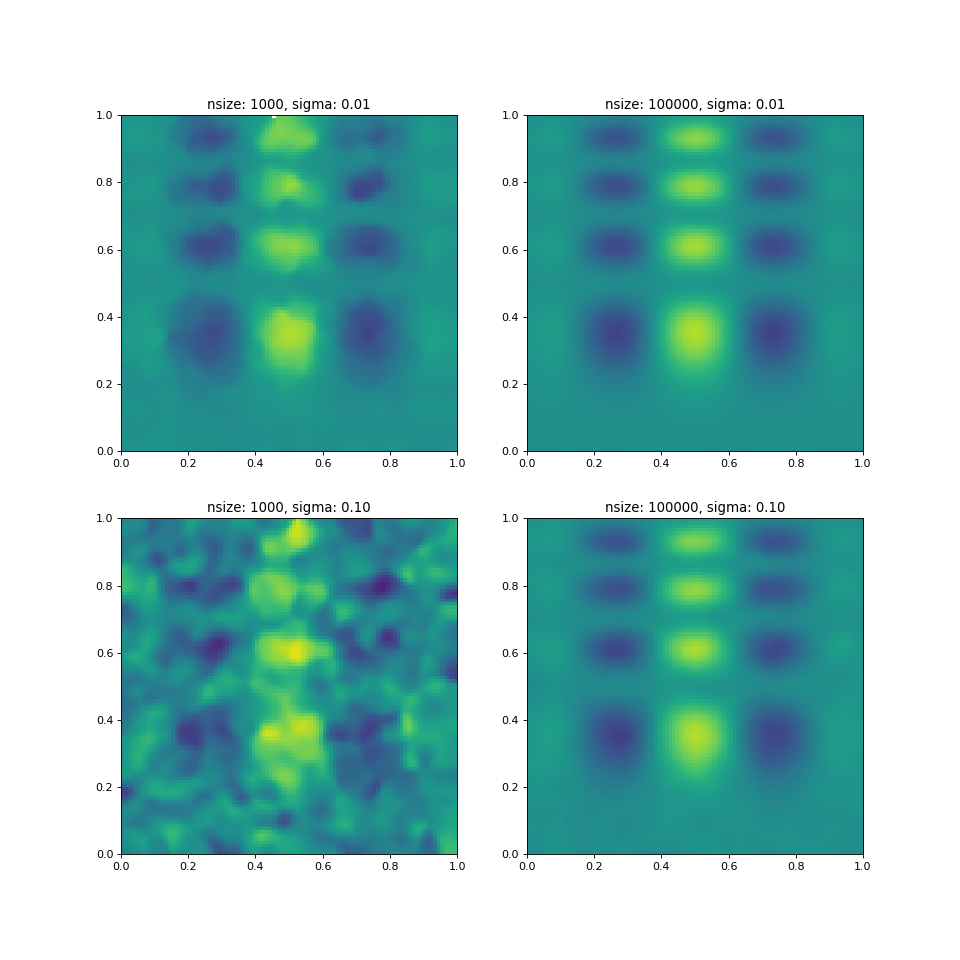

Python code for this plot:
import numpy as np
import matplotlib.pyplot as plt
import cygrid


def func(x, y):
    return x*(1-x)*np.cos(4*np.pi*x) * np.sin(4*np.pi*y**2)**2

grid_x, grid_y = np.meshgrid(
    np.linspace(0, 1, 100), np.linspace(0, 1, 100)
    )

fig, axes = plt.subplots(2, 2, figsize=(12, 12))
for ax, (sigma, nsize) in zip(axes.flatten(), [
        (0.01, 1000), (0.01, 100000), (0.1, 1000), (0.1, 100000)
        ]):

    points = np.random.rand(2, nsize)
    noise = np.random.normal(0, sigma, nsize)

    values = func(points[0], points[1]) + noise

    gridder = cygrid.SlGrid(grid_x.flatten(), grid_y.flatten())
    kernelsize_fwhm = 0.05
    kernelsize_sigma = kernelsize_fwhm / 2.355
    sphere_radius = 3. * kernelsize_sigma

    gridder.set_kernel(
        'gauss1d',
        (kernelsize_sigma,),
        sphere_radius,
        kernelsize_sigma / 2.
        )
    gridder.grid(points[0], points[1], values)
    gridded = gridder.get_datacube().reshape(grid_x.shape)

    ax.imshow(gridded, extent=(0,1,0,1), origin='lower', vmin=-0.3, vmax=0.3)
    ax.set_title('nsize: {:d}, sigma: {:.2f}'.format(nsize, sigma))

plt.show()
